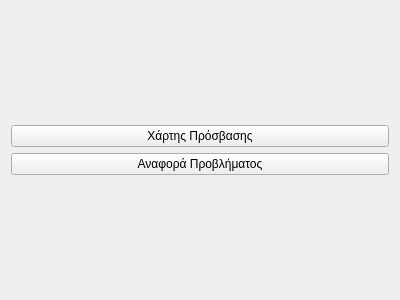
<?xml version="1.0" encoding="UTF-8"?>
<ui version="4.0">
 <class>Form</class>
 <widget class="QWidget" name="Form">
  <property name="geometry">
   <rect>
    <x>0</x>
    <y>0</y>
    <width>400</width>
    <height>300</height>
   </rect>
  </property>
  <property name="windowTitle">
   <string>Form</string>
  </property>
  <layout class="QVBoxLayout" name="verticalLayout_2">
   <item>
    <layout class="QVBoxLayout" name="verticalLayout">
     <item>
      <widget class="QPushButton" name="pushButton_2">
       <property name="text">
        <string>Χάρτης Πρόσβασης</string>
       </property>
      </widget>
     </item>
     <item>
      <widget class="QPushButton" name="pushButton">
       <property name="text">
        <string>Αναφορά Προβλήματος</string>
       </property>
      </widget>
     </item>
    </layout>
   </item>
  </layout>
 </widget>
 <resources/>
 <connections/>
</ui>
